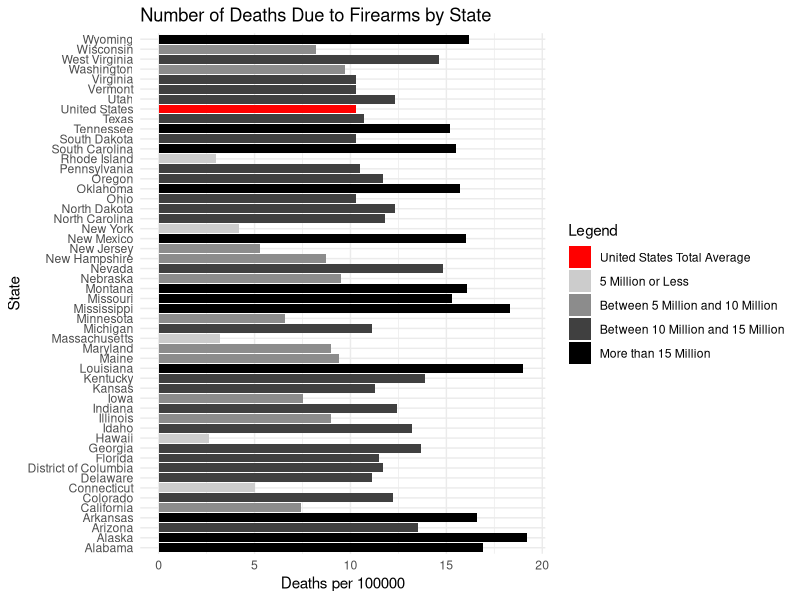

Write the R code that produced this figure.
## ---- chunk 1
library(ggplot2)
library(dplyr)
library(RColorBrewer)

d <- read.csv("KFF_deaths_firearms.csv", skip = 3) %>%
  select(State = 1, 'Deaths per 100000' = 2)
head(d)

sub <- d[1:52, ]
names(sub)[names(sub) == "Deaths per 100000"] <- "Deaths"
sub$Death_Cuts <- ifelse(sub$Deaths <= 5, "5 Million or Less", ifelse(sub$Deaths > 5 & sub$Deaths <= 10, "Between 5 Million and 10 Million", ifelse(sub$Deaths > 10 & sub$Deaths <= 15, "Between 10 Million and 15 Million", "More than 15 Million")))
sub$Death_Cuts[1] <- "United States Total Average"
sub$Death_Cuts <- factor(sub$Death_Cuts, levels = c("United States Total Average", "5 Million or Less", "Between 5 Million and 10 Million", "Between 10 Million and 15 Million", "More than 15 Million"))


g <- ggplot(sub, mapping = aes(x = State, y = Deaths, fill = Death_Cuts))
g <- g + geom_bar(stat = "identity")
g <- g + scale_fill_manual("Legend", values = c("red", "gray80", "grey55", "grey25", "black"))
g <- g + coord_flip()
g <- g + ylab("Deaths per 100000")
g <- g + ggtitle("Number of Deaths Due to Firearms by State")
g <- g + theme_minimal()
g
